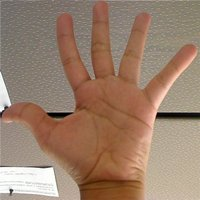
#> input picture Imagens/Back_Projection_Theory0.jpg, 200 x 200 px
$ jupyter execute task-similarity-between-images.ipynb
#> lines starting #> are read from the running program, lines starting #| are printed output that depends on the picture; long printed decimals are rounded
# Image similarity

Uma métrica de qualidade (ou fidelidade) que pode ser usada para avaliar a similaridade de uma imagem $g$ em relação à uma imagem de referência $f$ é o erro médio quadrático normalizado (do inglês, _Normalized Mean Square Error_ $NMSE$), definido como

$
NMSE = \dfrac{\sum_{x=0}^{M-1}\sum_{y=0}^{N-1}\left[f(x,y) - g(x,y)\right]^2}{\sum_{x=0}^{M-1}\sum_{y=0}^{N-1}[f(x,y)]^2}
$

cujos valores variam entre 0 e 1 e permitem a avaliação de imagens com dimensões diferentes e $M$ e $N$ correspondem às dimensões de $f$.

Deseja-se encontrar, dentre as seguintes imagens:

[cell 1]
imlst = ['Back_Projection_Theory2.jpg',
         'cameraman_original.png',
         'jenny2.jpg',
         'flowers.jpg',
         'strawberries.tif']

aquela mais similar à seguinte imagem:

[cell 2]
imref = ['Back_Projection_Theory0.jpg']

Isto é, aquela imagem da lista ```imlst``` com menor valor de _NMSE_ em comparação com ```imref[0]```.

(a) Crie uma função que calcula o _NMSE_ entre duas imagens $f$ e $g$ usando somente o numpy e sem _loops_ (for, etc).

(b) Realize uma busca no diretório pela imagem em 'imlst' que possui o menor valor de _NMSE_ em comparação com 'imref'.

[cell 3]
import cv2
import numpy as np

folder = '../Imagens/'
f = cv2.imread(folder + imref[0], cv2.IMREAD_GRAYSCALE)
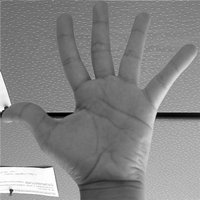
#> f: shape (200, 200); min 0, max 255, mean 133.1

def normalized_mean_squared_error(f,g):
    """
    Compute the Normalized Mean Squared Error between a sample image 'g' and a
    reference image 'f'
    """
    # START CODE HERE (~4 lines of code)
    # Compute the squared error between the two images
    squared_error = np.square(f - g)
    # Compute the mean squared error
    mean_squared_error = np.mean(squared_error)
    # Compute the normalized mean squared error
    normalized_mean_squared_error = mean_squared_error / (np.mean(np.square(f)) + np.mean(np.square(g)))
    return normalized_mean_squared_error

for g_name in imlst:

    g = cv2.imread(folder + g_name, cv2.IMREAD_GRAYSCALE)
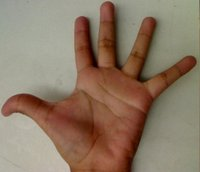
#> input picture Imagens/Back_Projection_Theory2.jpg, 200 x 172 px
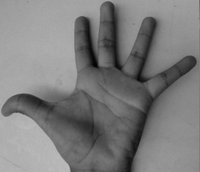
#> g: shape (172, 200); min 0, max 193, mean 124.3
    f = cv2.resize(f, (g.shape[1], g.shape[0]))  # Resize f to match the dimensions of g
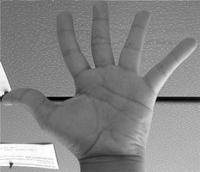
#> f: shape (172, 200); min 0, max 255, mean 133
    f = f.astype(np.float32)
    g = g.astype(np.float32)

    print(g_name, ' ', normalized_mean_squared_error(f,g))
#> in normalized_mean_squared_error, `squared_error = np.square(f - g)`:
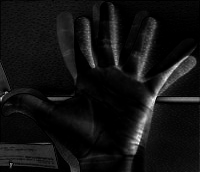
#> squared_error: shape (172, 200) float32; min 0, max 29584, mean 2204.2; drawn with min black and max white
#> in normalized_mean_squared_error, `mean_squared_error = np.mean(squared_error)`: mean_squared_error = 2204.2
#> in normalized_mean_squared_error, `normalized_mean_squared_error = mean_squared_error / (np.mean(np.squar..`: normalized_mean_squared_error = 0.0611
#| Back_Projection_Theory2.jpg   0.06115
#> pass 2 of the loop `for g_name in imlst:`:
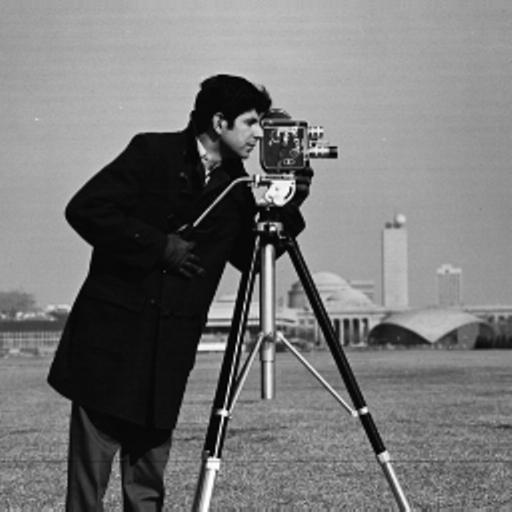
#> input picture Imagens/cameraman_original.png, 512 x 512 px
#> g is the input picture: shape (512, 512); min 0, max 255, mean 118.3
#> `f = cv2.resize(f, (g.shape[1], g.shape[0]))`:
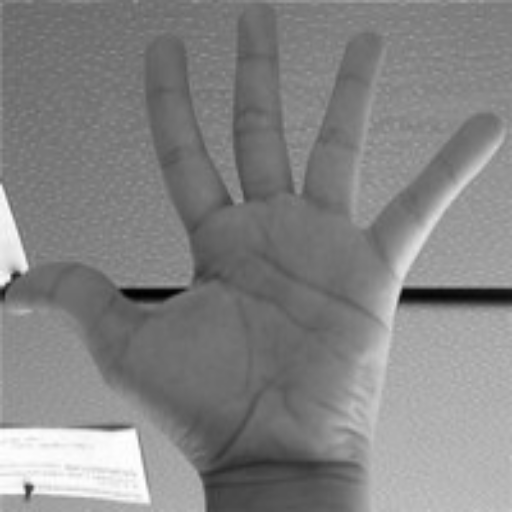
#> f: shape (512, 512) float32; min 0.293, max 254.9, mean 133
#> in normalized_mean_squared_error (call 2), `squared_error = np.square(f - g)`:
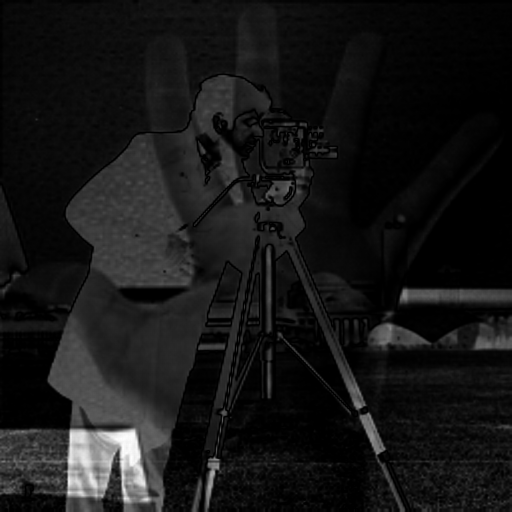
#> squared_error: shape (512, 512) float32; min 0, max 61169.6, mean 5464.9; drawn with min black and max white
#> mean_squared_error = 5464.9
#> normalized_mean_squared_error = 0.148
#| cameraman_original.png   0.1484
#> pass 3 of the loop `for g_name in imlst:`:
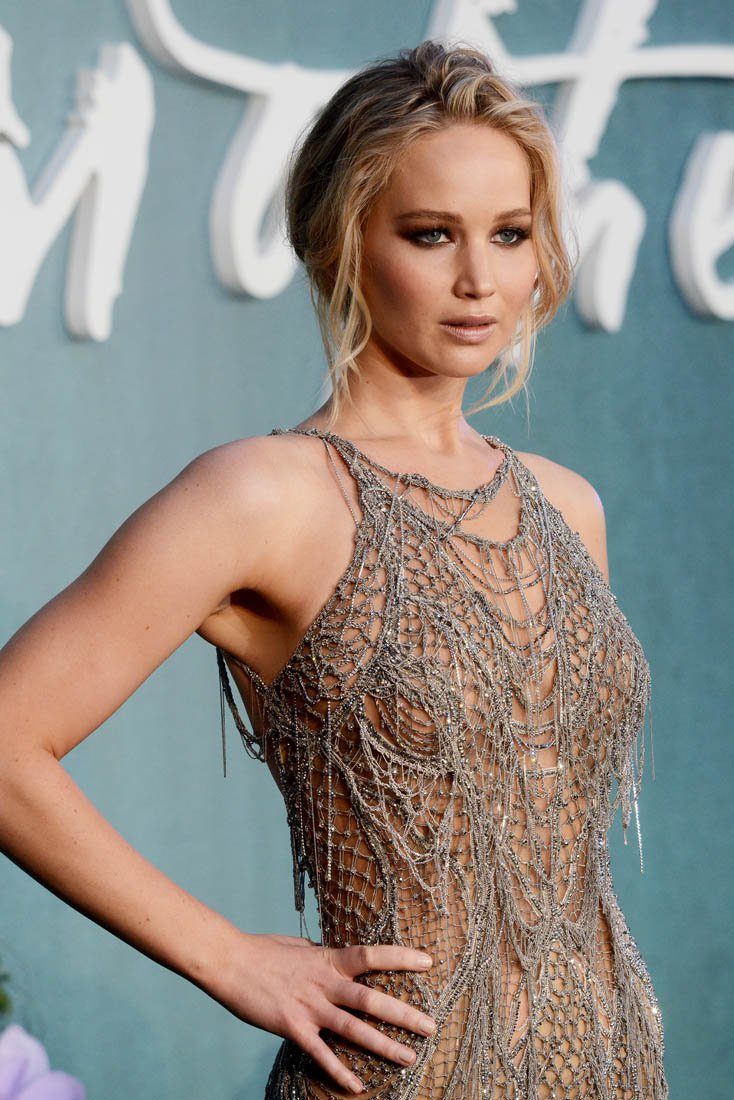
#> input picture Imagens/jenny2.jpg, 734 x 1100 px
#> `f = cv2.resize(f, (g.shape[1], g.shape[0]))`:
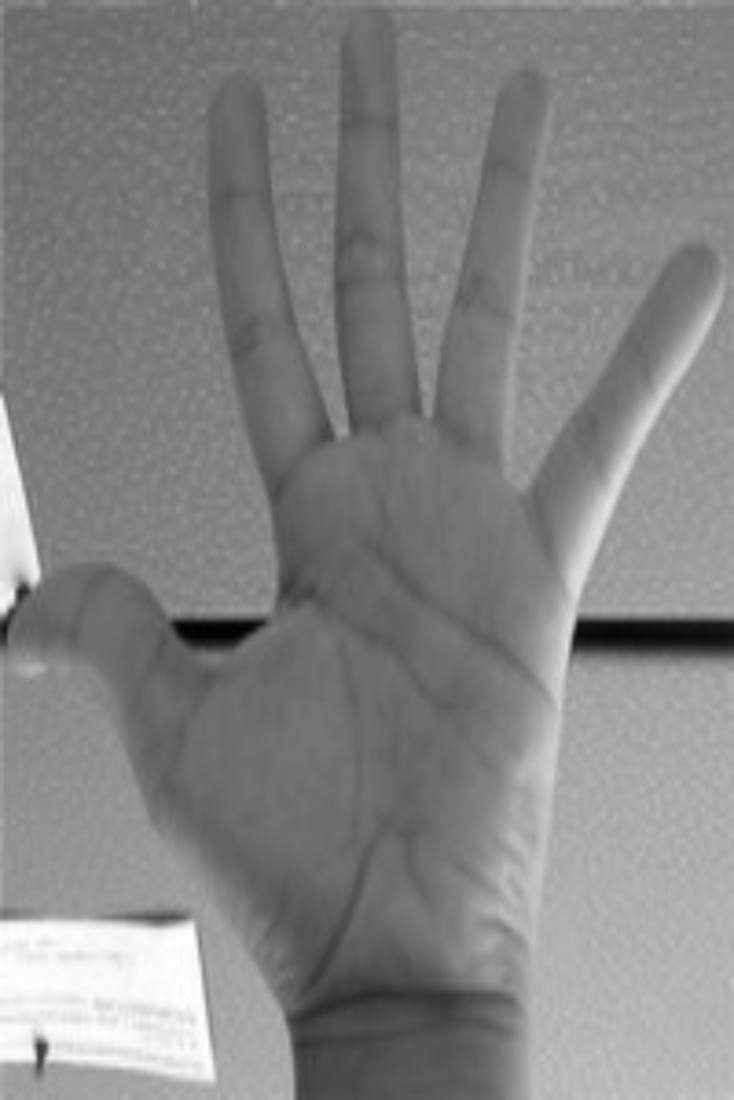
#> f: shape (1100, 734) float32; min 0.372, max 254.9, mean 133
#> in normalized_mean_squared_error (call 3), `squared_error = np.square(f - g)`:
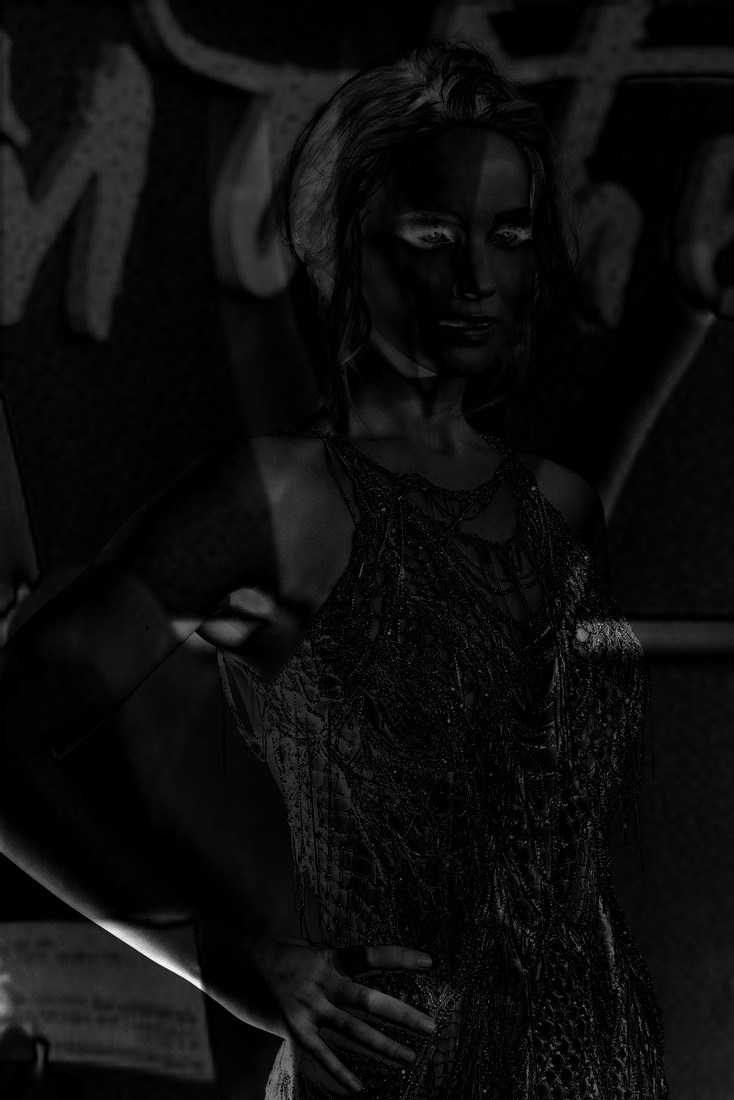
#> squared_error: shape (1100, 734) float32; min 0, max 64607.9, mean 3511.2; drawn with min black and max white
#> mean_squared_error = 3511.2
#> normalized_mean_squared_error = 0.0859
#| jenny2.jpg   0.08592
#> the loop made 5 passes; the first 3 are shown
